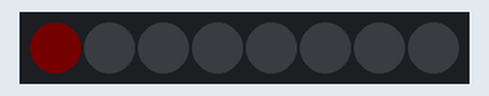
Simulated run of this program. Board: ESP32. On the bench: 8 RGB LEDs in strip order, left to right. Dim RGB values are drawn brighter than linear.

Above: at 0.15 s.
At 0.77 s:
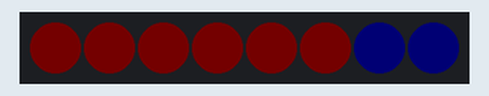
At 1.38 s:
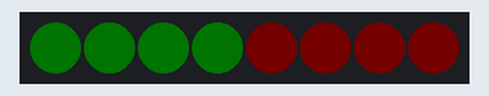
At 2.0 s:
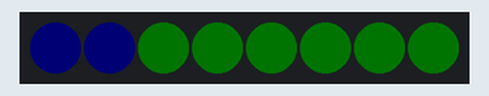
At 2.61 s:
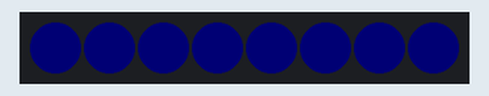
Timing chart, 0 to 40.0 s (numbered marks = the images above):
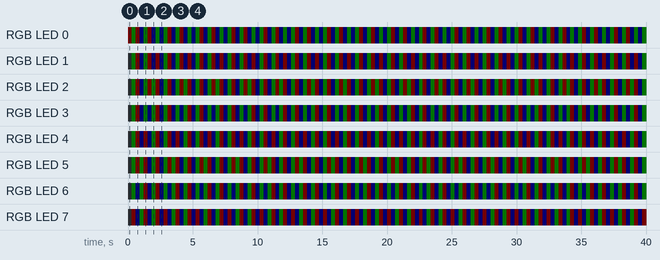

The program:

main.cpp
```cpp
#include <Arduino.h>

#include <Adafruit_DotStar.h>
// Because conditional #includes don't work w/Arduino sketches...
#include <Wire.h>
#include <SPI.h>         // COMMENT OUT THIS LINE FOR GEMMA OR TRINKET
//#include <avr/power.h> // ENABLE THIS LINE FOR GEMMA OR TRINKET

#define NUMPIXELS 8 // Number of LEDs in strip

// Here's how to control the LEDs from any two pins:
#define DATAPIN    4
#define CLOCKPIN   5
Adafruit_DotStar strip(NUMPIXELS, DATAPIN, CLOCKPIN, DOTSTAR_BRG);
// The last parameter is optional -- this is the color data order of the
// DotStar strip, which has changed over time in different production runs.
// Your code just uses R,G,B colors, the library then reassigns as needed.
// Default is DOTSTAR_BRG, so change this if you have an earlier strip.

// Hardware SPI is a little faster, but must be wired to specific pins
// (Arduino Uno = pin 11 for data, 13 for clock, other boards are different).
//Adafruit_DotStar strip(NUMPIXELS, DOTSTAR_BRG);

void setup() {

  Serial.begin(115200);

  strip.begin(); // Initialize pins for output
  strip.show();  // Turn all LEDs off ASAP
}

// Runs 10 LEDs at a time along strip, cycling through red, green and blue.
// This requires about 200 mA for all the 'on' pixels + 1 mA per 'off' pixel.

int      head  = 0, tail = -8; // Index of first 'on' and 'off' pixels
uint32_t color = 0x010000;      // 'On' color (starts red) => GRB

void loop() {


  // pimoroni => LED 개수 8개

  strip.setPixelColor(head, color); // 'On' pixel at head
  //strip.setPixelColor(tail, 0);     // 'Off' pixel at tail  마지막 한개 끄기 때문에 tail = -8 하면 안켜짐 - 분석필요
  strip.show();                     // Refresh strip
  delay(20);                        // Pause 20 milliseconds (~50 FPS), 매우 빠르게도 가능(delay(1))

  if(++head >= NUMPIXELS) {         // Increment head index.  Off end of strip?
    head = 0;                       //  Yes, reset head index to start
    if((color >>= 8) == 0)          //  Next color (R->G->B) ... past blue now?
      color = 0x010000;             //   Yes, reset to red
  }
  if(++tail >= NUMPIXELS) tail = 0; // Increment, reset tail index
}


// led 알고리즘 - Adafruit neopixel 참고
```

Measured:
- by itself, RGB LED 1: repeats every 2.5 s: RGB(1, 0, 0) 0.31 s, RGB(0, 0, 1) 0.31 s, RGB(0, 1, 0) 0.31 s, 2 × (RGB(1, 0, 0) 0.31 s, RGB(0, 0, 1) 0.31 s), RGB(0, 1, 0) 0.31 s
- by itself, RGB LED 2: repeats every 2.5 s: RGB(1, 0, 0) 0.31 s, RGB(0, 0, 1) 0.31 s, 2 × (RGB(0, 1, 0) 0.31 s, RGB(1, 0, 0) 0.31 s), RGB(0, 0, 1) 0.31 s, RGB(0, 1, 0) 0.31 s
- by itself, everything shown: repeats every 2.5 s, in 8 steps
